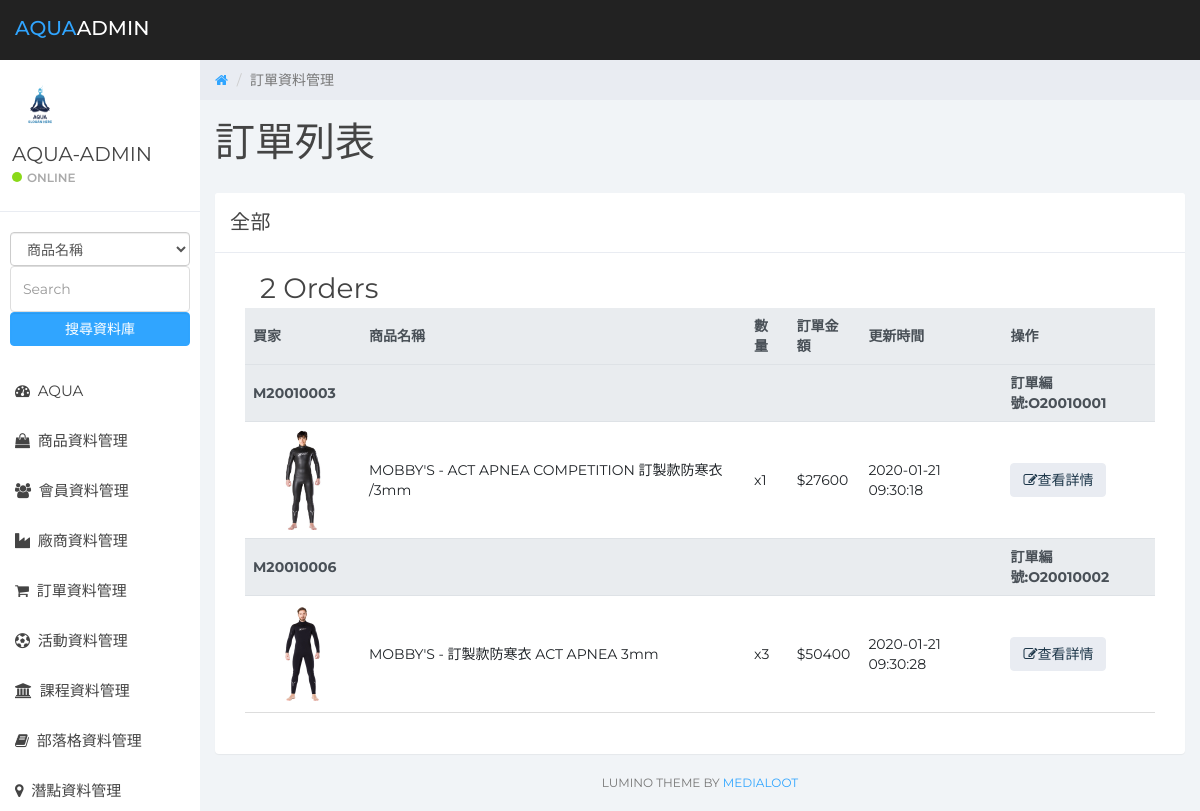
/orders/orders.php, run on the app's committed database.
### tables this page shows
CREATE TABLE `orders` (
  `Id` int(20) NOT NULL,
  `orderId` varchar(10) NOT NULL COMMENT '訂單ID',
  `orderMemberId` varchar(10) NOT NULL COMMENT '買家ID',
  `orderItemId` varchar(10) NOT NULL COMMENT '商品ID',
  `checkPrice` int(6) NOT NULL DEFAULT 0 COMMENT '結帳時單價',
  `checkQty` tinyint(2) NOT NULL DEFAULT 0 COMMENT '結帳時數量',
  `checkSubtotal` int(6) NOT NULL DEFAULT 0 COMMENT '結帳時小計',
  `created_at` datetime NOT NULL DEFAULT current_timestamp(),
  `updated_at` datetime NOT NULL DEFAULT current_timestamp() ON UPDATE current_timestamp()
);

CREATE TABLE `items` (
  `itemId` varchar(10) NOT NULL COMMENT '商品ID',
  `itemName` varchar(100) DEFAULT NULL COMMENT '商品名稱',
  `itemImg` varchar(20) DEFAULT NULL COMMENT '商品圖片',
  `itemCategoryId` varchar(10) DEFAULT NULL COMMENT '商品類別',
  `itemTypeId` varchar(10) DEFAULT NULL COMMENT '商品類型',
  `itemDescription` varchar(500) DEFAULT NULL COMMENT '商品描述',
  `itemMaterial` varchar(10) DEFAULT NULL COMMENT '商品材質',
  `itemBrandId` varchar(30) DEFAULT NULL COMMENT '商品品牌',
  `itemSellerId` varchar(10) DEFAULT NULL COMMENT '賣家ID',
  `itemStatus` varchar(5) DEFAULT NULL COMMENT '商品狀態',
  `itemSize` varchar(10) DEFAULT NULL COMMENT '商品尺寸',
  `itemPrice` varchar(5) DEFAULT NULL COMMENT '商品價格',
  `itemQty` varchar(2) DEFAULT NULL COMMENT '商品數量',
  `created_at` datetime NOT NULL DEFAULT current_timestamp(),
  `updated_at` datetime NOT NULL DEFAULT current_timestamp() ON UPDATE current_timestamp()
);

### orders/orders.php (the view, shortened to what this page needs)
<?php
require_once('../template/db.inc.php');
$sqlTotal = "SELECT count(`orderId`) AS `count` FROM `orders`";
$total = $pdo->query($sqlTotal)->fetch(PDO::FETCH_NUM)[0];
?>
<!DOCTYPE html>
<html>
<head>
	<link href="../css/bootstrap.min.css" rel="stylesheet">
	<link href="../css/font-awesome.min.css" rel="stylesheet">
	<link href="../css/datepicker3.css" rel="stylesheet">
	<link href="../css/styles.css" rel="stylesheet">
	<link href="../css/bootstrap4-table.css" rel="stylesheet">
	<link href="//cdn.datatables.net/1.10.20/css/jquery.dataTables.min.css" rel="stylesheet">
</head>
<body>
	<?php
    require_once('../template/header.php');
	require_once('../template/sidebar.php');
	?>
    <div class="col-sm-9 col-sm-offset-3 col-lg-10 col-lg-offset-2 main">
        <div class="row">
			<ol class="breadcrumb">
				<li>
					<a href="#">
						<em class="fa fa-home"></em>
					</a>
				</li>
				<li class="active">訂單資料管理</li>
			</ol>
        </div>
        <div class="row">
			<div class="col-lg-12">
				<h1 class="page-header">訂單列表</h1>
			</div>
		</div>
        <div class="row">
			<div class="col-lg-12">
				<div class="panel panel-default">
					<form name="myForm" method="POST" action="./itemBanned.php">
					<div class="panel-heading">全部</div>
					<div class="panel-body">
						<div class="col-md-12">
							<span class="large col-lg-3"><?php echo $total; ?> Orders</span>
							<table id="myTable" class="table sortable">
                                <thead class="thead-light">
                                        <th scope="col">買家</th>
                                        <th scope="col">商品名稱 </th>
                                        <th scope="col">數量 </th>
                                        <th scope="col">訂單金額 </th>
                                        <th scope="col">更新時間 </th>
                                        <th scope="col">操作 </th>
                                </thead>
								<?php
                                $sql = "SELECT `orders`.`orderMemberId`, `orders`.`orderId`, `items`.`itemImg`, `items`.`itemSellerId`, `items`.`itemName`, `orders`.`checkQty`, `orders`.`checkSubtotal`,`orders`.`updated_at`, `items`.`itemSize`, `items`.`itemPrice`
                                        FROM `orders`
                                        INNER JOIN `items`
                                        ON `orders`.`orderItemId` = `items`.`itemId`";
                                $stmt = $pdo->prepare($sql);
                                $stmt->execute();
                                if($stmt->rowCount() > 0){
                                    $arr = $stmt->fetchAll(PDO::FETCH_ASSOC);
                                    for($i = 0; $i < count($arr); $i++){
                                ?>
								<thead class="thead-light" style="margin-top: 10px">
										<th scope="col"><?php echo $arr[$i]['orderMemberId'] ?></th>
                                        <th scope="col"></th>
                                        <th scope="col"></th>
                                        <th scope="col"></th>
                                        <th scope="col"></th>
										<th scope="col">訂單編號:<?php echo $arr[$i]['orderId'] ?> </th>
                                </thead>
								<tbody>
									<tr>
										<td>
                                            <img style="max-width: 100px " src="../image/items/<?php echo $arr[$i]['itemImg'] ?>">
										</td>
										<td><?php echo $arr[$i]['itemName']?></td>
										<td><?php echo 'x'.$arr[$i]['checkQty']?></td>
										<td><?php echo "\$".$arr[$i]['checkSubtotal']?></td>
										<td><?php echo $arr[$i]['updated_at']?></td>
										<td>
										<button type="button" onclick="check(this.form)" class="btn btn-default" data-toggle="modal" data-target="#exampleModal"><i class="fa fa-pencil-square-o" aria-hidden="true"></i>查看詳情</button>
                                        </td>
                                    </tr>
                                <?php
                                    }
                                }
                                ?>
								</tbody>
								<tfoot>
									<tr>
										<td class="border" colspan="11">
										</td>
									</tr>
								</tfoot>
                            </table>
                        </div>
                    </div>
				</form>
				</div>
			</div>
			<?php require_once('../template/footer.php'); ?>
		</div>
	</div>
</body>
</html>

### css/styles.css (style rules this page uses)
body { background: #f1f4f7; padding-top: 60px; font-size: 14px; color: #444444; font-family: "Montserrat", "Helvetica Neue", Helvetica, Arial, sans-serif; }
a, a:hover, a:focus { color: #30a5ff; }
h1, h2, h3, h4, h5, h6 { color: #444444; }
h1 { font-weight: 300; font-size: 40px; }
.large { font-size: 2em; }
.btn-default, .btn-default:hover, .btn-default:focus, .btn-default:active, .btn-default.active, .open > .dropdown-toggle.btn-default, .btn-default.disabled, .btn-default[disabled], fieldset[disabled] .btn-default, .btn-default.disabled:hover, .btn-default[disabled]:hover, fieldset[disabled] .btn-default:hover, .btn-default.disabled:focus, .btn-default[disabled]:focus, fieldset[disabled] .btn-default:focus, .btn-default.disabled:active, .btn-default[disabled]:active, fieldset[disabled] .btn-default:active, .btn-default.disabled.active, .btn-default[disabled].active, fieldset[disabled] .btn-default.active { background-color: #e9ecf2; border-color: #e9ecf2; color: #1b3548; }
.panel { border: 0; }
.panel-heading { font-size: 20px; font-weight: 300; letter-spacing: 0.025em; height: 60px; line-height: 38px; }
.panel-default .panel-heading { background: #fff; border-bottom: 1px solid #e9ecf2; color: #444444; }
.breadcrumb { border-radius: 0; padding: 10px 15px 10px 15px; background: #e9ecf2; margin: 0; }
h1.page-header { margin-top: 20px; border-bottom: 0; }
.table { background: #fff; }
.table > thead > tr > th { border-bottom: 1px solid #e6e7e8; vertical-align: middle; height: 50px; }

### orders/orders.php (style rules this page uses)
.thead-light { margin-top: 10px; }

### data on the page
orders: orderMemberId "M20010003", orderId "O20010001", items.itemImg (picture), items.itemName "MOBBY'S - ACT APNEA COMPETITION 訂製款防寒衣 /3mm", checkQty "1", checkSubtotal "27600", updated_at "2020-01-21 09:30:18"
orders: orderMemberId "M20010006", orderId "O20010002", items.itemImg (picture), items.itemName "MOBBY'S - 訂製款防寒衣 ACT APNEA 3mm", checkQty "3", checkSubtotal "50400", updated_at "2020-01-21 09:30:28"

### other printed values
$total "2"
